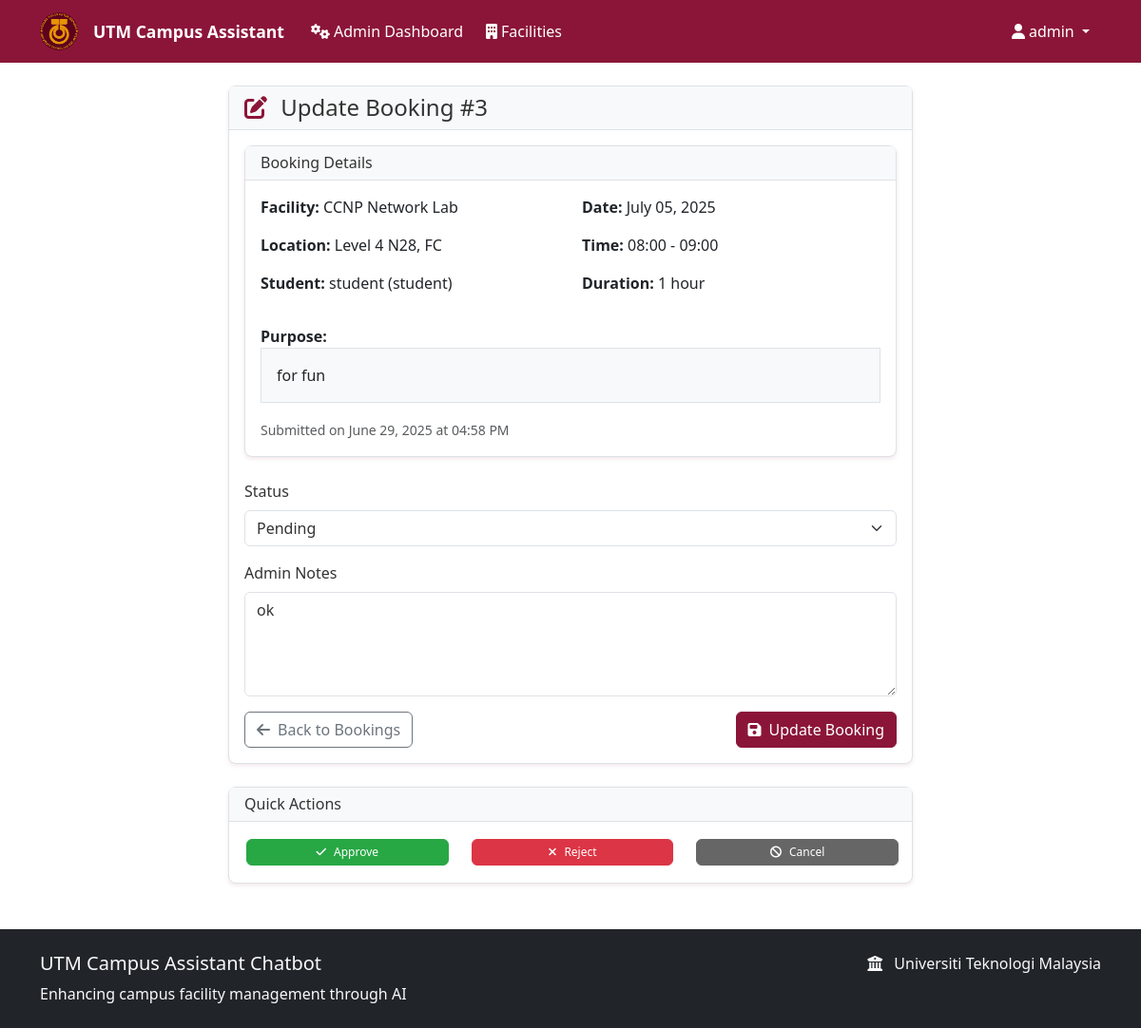
Page /update_booking/3 (signed in) on the earlier database version.
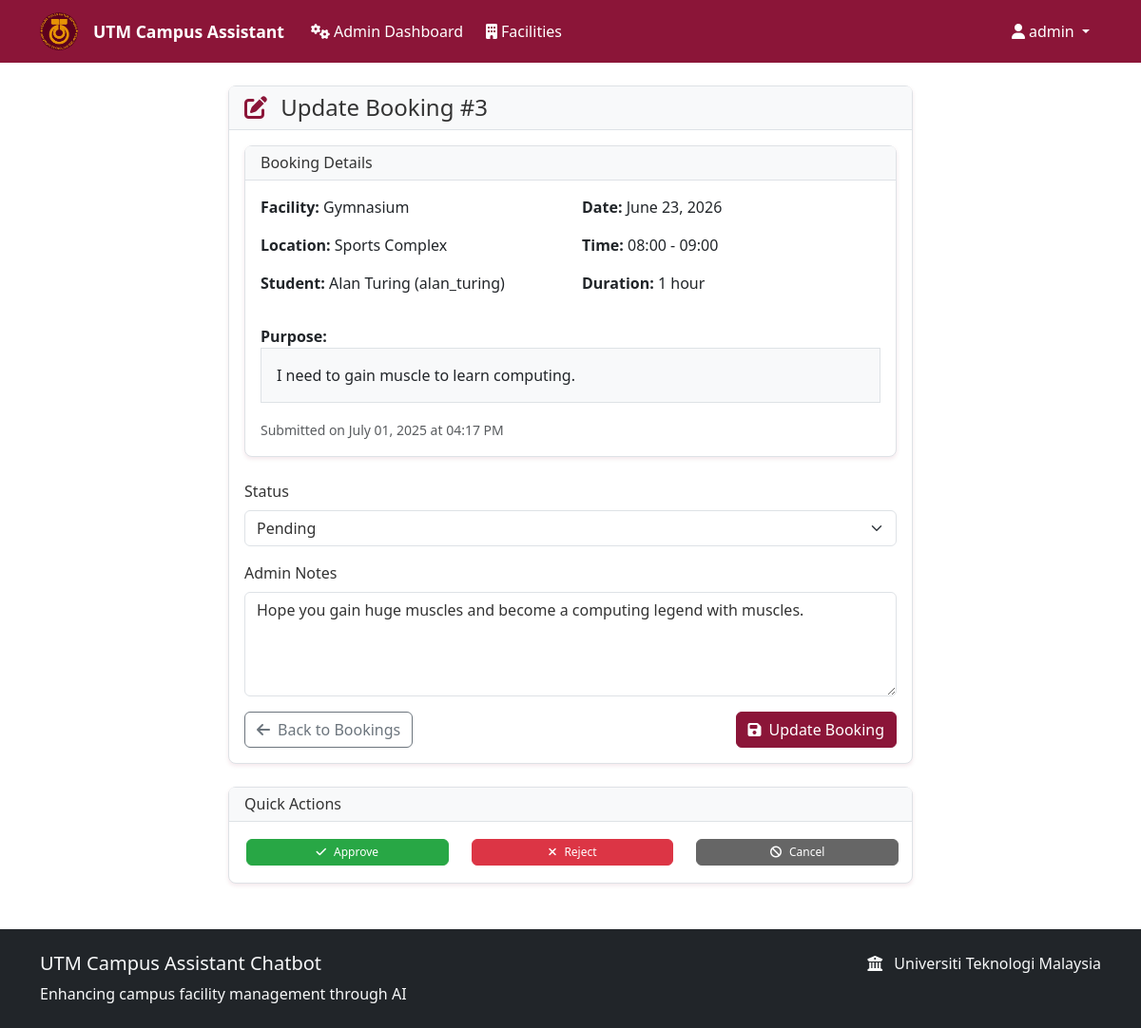
Same page on the later database version.
### models.py (models this page shows, shortened)
class Facility(db.Model):
    __tablename__ = 'facilities'
    id = db.Column(db.Integer, primary_key=True)
    name = db.Column(db.String(100), nullable=False)
    category = db.Column(db.String(50), nullable=False)
    location = db.Column(db.String(200), nullable=False)
    description = db.Column(db.Text)
    is_bookable = db.Column(db.Boolean, default=False)
    is_active = db.Column(db.Boolean, default=True)
    capacity = db.Column(db.Integer)
    operating_hours = db.Column(db.String(100))
    contact_info = db.Column(db.String(200))
    created_at = db.Column(db.DateTime, default=datetime.utcnow)
    updated_at = db.Column(db.DateTime, default=datetime.utcnow, onupdate=datetime.utcnow)

class User(UserMixin, db.Model):
    __tablename__ = 'users'
    id = db.Column(db.Integer, primary_key=True)
    username = db.Column(db.String(80), unique=True, nullable=False)
    email = db.Column(db.String(120), unique=True, nullable=False)
    password_hash = db.Column(db.String(256), nullable=False)
    role = db.Column(Enum(UserRole), nullable=False, default=UserRole.STUDENT)
    full_name = db.Column(db.String(100), nullable=False)
    student_id = db.Column(db.String(20), unique=True, nullable=True)
    created_at = db.Column(db.DateTime, default=datetime.utcnow)

class FacilityBooking(db.Model):
    __tablename__ = 'facility_bookings'
    id = db.Column(db.Integer, primary_key=True)
    facility_id = db.Column(db.Integer, db.ForeignKey('facilities.id'), nullable=False)
    user_id = db.Column(db.Integer, db.ForeignKey('users.id'), nullable=False)
    booking_date = db.Column(db.Date, nullable=False)
    start_hour = db.Column(db.Integer, nullable=False)  # 0-23 for hour slots
    end_hour = db.Column(db.Integer, nullable=False)    # 0-23 for hour slots
    purpose = db.Column(db.String(200))
    status = db.Column(Enum(BookingStatus), default=BookingStatus.PENDING)
    admin_notes = db.Column(db.Text)
    created_at = db.Column(db.DateTime, default=datetime.utcnow)
    updated_at = db.Column(db.DateTime, default=datetime.utcnow, onupdate=datetime.utcnow)
    facility = db.relationship('Facility', backref='bookings')
    user = db.relationship('User', backref='facility_bookings')
    @property
    def duration_hours(self):
        return self.end_hour - self.start_hour
    @property
    def time_slot_display(self):
        return f"{self.start_hour:02d}:00 - {self.end_hour:02d}:00"

### routes.py (the view)
@app.route('/update_booking/<int:booking_id>', methods=['GET', 'POST'])
@login_required
def update_booking(booking_id):
    if current_user.role != UserRole.ADMIN:
        flash('Access denied.', 'error')
        return redirect(url_for('index'))
    booking = FacilityBooking.query.get_or_404(booking_id)
    form = BookingManagementForm(obj=booking)
    if form.validate_on_submit():
        booking.status = BookingStatus(form.status.data)
        booking.admin_notes = form.admin_notes.data
        db.session.commit()
        flash('Booking updated successfully!', 'success')
        return redirect(url_for('manage_bookings'))
    return render_template('update_booking.html', form=form, booking=booking)

### forms.py
class BookingManagementForm(FlaskForm):
    status = SelectField('Status', validators=[DataRequired()],
                        choices=[(s.value, s.value.title()) for s in BookingStatus])
    admin_notes = TextAreaField('Admin Notes', validators=[Length(max=500)])
    submit = SubmitField('Update Booking')

### flask_app.py (called while the page is built)
@login_manager.user_loader
def load_user(user_id):
    from models import User
    return User.query.get(int(user_id))

### templates/update_booking.html (shortened to what the changed rows need)
{% extends "base.html" %}
{% block content %}
<div class="container mt-4">
    <div class="row justify-content-center">
        <div class="col-md-8">
            <div class="card">
                <div class="card-header">
                    <h4 class="mb-0">
                        <i class="fas fa-edit text-primary me-2"></i>
                        Update Booking #{{ booking.id }}
                    </h4>
                </div>
                <div class="card-body">
                    <div class="card mb-4">
                        <div class="card-body">
                            <div class="row">
                                <div class="col-md-6">
                                    <p><strong>Facility:</strong> {{ booking.facility.name }}</p>
                                    <p><strong>Location:</strong> {{ booking.facility.location }}</p>
                                    <p><strong>Student:</strong> {{ booking.user.full_name }} ({{ booking.user.username }})</p>
                                </div>
                                <div class="col-md-6">
                                    <p><strong>Date:</strong> {{ booking.booking_date.strftime('%B %d, %Y') }}</p>
                                    <p><strong>Time:</strong> {{ booking.time_slot_display }}</p>
                                    <p><strong>Duration:</strong> {{ booking.duration_hours }} hour{% if booking.duration_hours != 1 %}s{% endif %}</p>
                                </div>
                            </div>
                            <div class="mt-3">
                                <strong>Purpose:</strong>
                                <p class="border p-3 bg-light">{{ booking.purpose }}</p>
                            </div>
                            <small class="text-muted">
                                Submitted on {{ booking.created_at.strftime('%B %d, %Y at %I:%M %p') }}
                            </small>
                        </div>
                    </div>
                    <form method="POST">
                        <div class="mb-3">
                            {{ form.status.label(class="form-label") }}
                            {{ form.status(class="form-select") }}
                        </div>
                        <div class="mb-3">
                            {{ form.admin_notes.label(class="form-label") }}
                            {{ form.admin_notes(class="form-control", rows="4", placeholder="Add notes about this booking decision...") }}
                        </div>
                    </form>
                </div>
            </div>
        </div>
    </div>
</div>
{% endblock %}

Differences in the rows shown:
no longer on this page (row unchanged): Facility: facility.name "CCNP Network Lab", facility.location "Level 4 N28, FC"
removed User: user.full_name "student", user.username "student"
changed FacilityBooking "Pending": booking_date "July 05, 2025" → "June 23, 2026"; purpose "for fun" → "I need to gain muscle to learn computing."; created_at "June 29, 2025 at 04:58 PM" → "July 01, 2025 at 04:17 PM"; admin_notes "ok" → "Hope you gain huge muscles and become a computing legend with muscles."
now on this page (row unchanged): Facility: facility.name "Gymnasium", facility.location "Sports Complex"
added User: user.full_name "Alan Turing", user.username "alan_turing"
